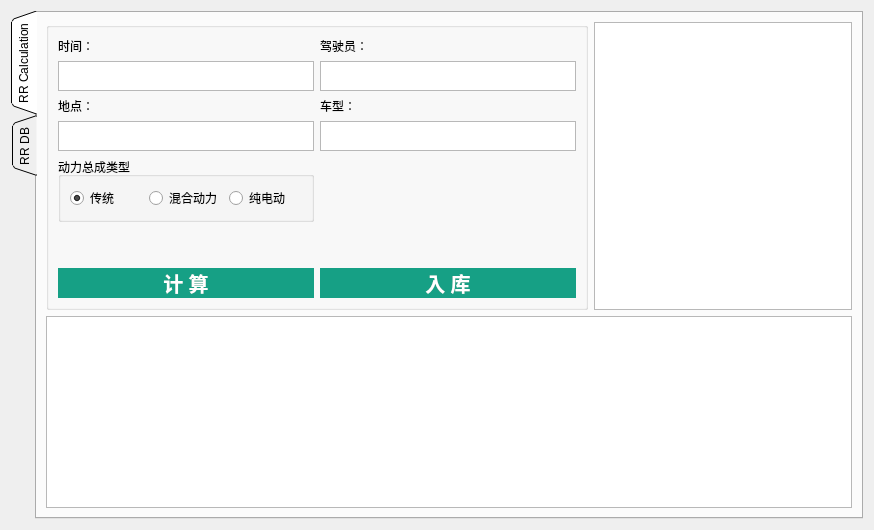
       <widget class="QWidget" name="Real_Road_Fc_page">
        <layout class="QVBoxLayout" name="verticalLayout_9">
         <item>
          <widget class="QTabWidget" name="Real_Road_Fc_tabWidget">
           <property name="tabPosition">
            <enum>QTabWidget::West</enum>
           </property>
           <property name="tabShape">
            <enum>QTabWidget::Triangular</enum>
           </property>
           <property name="currentIndex">
            <number>0</number>
           </property>
           <widget class="QWidget" name="Real_Road_Fc_main">
            <attribute name="title">
             <string>RR Calculation</string>
            </attribute>
            <layout class="QGridLayout" name="gridLayout_19">
             <item row="1" column="0" colspan="2">
              <widget class="QTableWidget" name="Real_Road_Fc_tableWidget"/>
             </item>
             <item row="0" column="1">
              <widget class="QGraphicsView" name="Real_Road_Fc_Route_graphicsView">
               <property name="maximumSize">
                <size>
                 <width>16777215</width>
                 <height>16777215</height>
                </size>
               </property>
              </widget>
             </item>
             <item row="0" column="0">
              <widget class="QGroupBox" name="groupBox_3">
               <property name="maximumSize">
                <size>
                 <width>600</width>
                 <height>16777215</height>
                </size>
               </property>
               <property name="title">
                <string/>
               </property>
               <layout class="QGridLayout" name="gridLayout_20">
                <item row="6" column="0" colspan="3">
                 <widget class="QPushButton" name="Real_Road_Fc_Cal_Button">
                  <property name="maximumSize">
                   <size>
                    <width>300</width>
                    <height>16777215</height>
                   </size>
                  </property>
                  <property name="palette">
                   <palette>
                    <active>
                     <colorrole role="WindowText">
                      <brush brushstyle="SolidPattern">
                       <color alpha="255">
                        <red>255</red>
                        <green>255</green>
                        <blue>255</blue>
                       </color>
                      </brush>
                     </colorrole>
                     <colorrole role="Button">
                      <brush brushstyle="SolidPattern">
                       <color alpha="255">
                        <red>22</red>
                        <green>160</green>
                        <blue>133</blue>
                       </color>
                      </brush>
                     </colorrole>
                     <colorrole role="Text">
                      <brush brushstyle="SolidPattern">
                       <color alpha="255">
                        <red>255</red>
                        <green>255</green>
                        <blue>255</blue>
                       </color>
                      </brush>
                     </colorrole>
                     <colorrole role="ButtonText">
                      <brush brushstyle="SolidPattern">
                       <color alpha="255">
                        <red>255</red>
                        <green>255</green>
                        <blue>255</blue>
                       </color>
                      </brush>
                     </colorrole>
                     <colorrole role="Base">
                      <brush brushstyle="SolidPattern">
                       <color alpha="255">
                        <red>22</red>
                        <green>160</green>
                        <blue>133</blue>
                       </color>
                      </brush>
                     </colorrole>
                     <colorrole role="Window">
                      <brush brushstyle="SolidPattern">
                       <color alpha="255">
                        <red>22</red>
                        <green>160</green>
                        <blue>133</blue>
                       </color>
                      </brush>
                     </colorrole>
                    </active>
                    <inactive>
                     <colorrole role="WindowText">
                      <brush brushstyle="SolidPattern">
                       <color alpha="255">
                        <red>255</red>
                        <green>255</green>
                        <blue>255</blue>
                       </color>
                      </brush>
                     </colorrole>
                     <colorrole role="Button">
                      <brush brushstyle="SolidPattern">
                       <color alpha="255">
                        <red>22</red>
                        <green>160</green>
                        <blue>133</blue>
                       </color>
                      </brush>
                     </colorrole>
                     <colorrole role="Text">
                      <brush brushstyle="SolidPattern">
                       <color alpha="255">
                        <red>255</red>
                        <green>255</green>
                        <blue>255</blue>
                       </color>
                      </brush>
                     </colorrole>
                     <colorrole role="ButtonText">
                      <brush brushstyle="SolidPattern">
                       <color alpha="255">
                        <red>255</red>
                        <green>255</green>
                        <blue>255</blue>
                       </color>
                      </brush>
                     </colorrole>
                     <colorrole role="Base">
                      <brush brushstyle="SolidPattern">
                       <color alpha="255">
                        <red>22</red>
                        <green>160</green>
                        <blue>133</blue>
                       </color>
                      </brush>
                     </colorrole>
                     <colorrole role="Window">
                      <brush brushstyle="SolidPattern">
                       <color alpha="255">
                        <red>22</red>
                        <green>160</green>
                        <blue>133</blue>
                       </color>
                      </brush>
                     </colorrole>
                    </inactive>
                    <disabled>
                     <colorrole role="WindowText">
                      <brush brushstyle="SolidPattern">
                       <color alpha="255">
                        <red>255</red>
                        <green>255</green>
                        <blue>255</blue>
                       </color>
                      </brush>
                     </colorrole>
                     <colorrole role="Button">
                      <brush brushstyle="SolidPattern">
                       <color alpha="255">
                        <red>22</red>
                        <green>160</green>
                        <blue>133</blue>
                       </color>
                      </brush>
                     </colorrole>
                     <colorrole role="Text">
                      <brush brushstyle="SolidPattern">
                       <color alpha="255">
                        <red>255</red>
                        <green>255</green>
                        <blue>255</blue>
                       </color>
                      </brush>
                     </colorrole>
                     <colorrole role="ButtonText">
                      <brush brushstyle="SolidPattern">
                       <color alpha="255">
                        <red>255</red>
                        <green>255</green>
                        <blue>255</blue>
                       </color>
                      </brush>
                     </colorrole>
                     <colorrole role="Base">
                      <brush brushstyle="SolidPattern">
                       <color alpha="255">
                        <red>22</red>
                        <green>160</green>
                        <blue>133</blue>
                       </color>
                      </brush>
                     </colorrole>
                     <colorrole role="Window">
                      <brush brushstyle="SolidPattern">
                       <color alpha="255">
                        <red>22</red>
                        <green>160</green>
                        <blue>133</blue>
                       </color>
                      </brush>
                     </colorrole>
                    </disabled>
                   </palette>
                  </property>
                  <property name="font">
                   <font>
                    <family>Microsoft YaHei</family>
                    <pointsize>-1</pointsize>
                    <weight>75</weight>
                    <bold>true</bold>
                   </font>
                  </property>
                  <property name="styleSheet">
                   <string notr="true">QPushButton{ background-color:#16A085;border:none;color:#ffffff;
font-family:'Microsoft YaHei';font-size:20px;font-weight: bold;height:30px;}
QPushButton:pressed{background-color:#16A055;}</string>
                  </property>
                  <property name="text">
                   <string>计 算</string>
                  </property>
                 </widget>
                </item>
                <item row="0" column="0">
                 <widget class="QLabel" name="Real_Road_Fc_Time_Label">
                  <property name="text">
                   <string>时间：</string>
                  </property>
                 </widget>
                </item>
                <item row="1" column="0" colspan="3">
                 <widget class="QPlainTextEdit" name="plainTextEdit">
                  <property name="maximumSize">
                   <size>
                    <width>300</width>
                    <height>30</height>
                   </size>
                  </property>
                 </widget>
                </item>
                <item row="1" column="3">
                 <widget class="QPlainTextEdit" name="plainTextEdit_3">
                  <property name="maximumSize">
                   <size>
                    <width>300</width>
                    <height>30</height>
                   </size>
                  </property>
                 </widget>
                </item>
                <item row="2" column="3">
                 <widget class="QLabel" name="Real_Road_Fc_Car_Label">
                  <property name="text">
                   <string>车型：</string>
                  </property>
                 </widget>
                </item>
                <item row="3" column="0" colspan="3">
                 <widget class="QPlainTextEdit" name="plainTextEdit_2">
                  <property name="maximumSize">
                   <size>
                    <width>300</width>
                    <height>30</height>
                   </size>
                  </property>
                 </widget>
                </item>
                <item row="2" column="0">
                 <widget class="QLabel" name="Real_Road_Fc_Location_Label">
                  <property name="text">
                   <string>地点：</string>
                  </property>
                 </widget>
                </item>
                <item row="3" column="3">
                 <widget class="QPlainTextEdit" name="plainTextEdit_4">
                  <property name="maximumSize">
                   <size>
                    <width>300</width>
                    <height>30</height>
                   </size>
                  </property>
                 </widget>
                </item>
                <item row="0" column="3">
                 <widget class="QLabel" name="Real_Road_Fc_Driver_Label">
                  <property name="text">
                   <string>驾驶员：</string>
                  </property>
                 </widget>
                </item>
                <item row="6" column="3">
                 <widget class="QPushButton" name="Real_Road_Fc_Save_Button">
                  <property name="palette">
                   <palette>
                    <active>
                     <colorrole role="WindowText">
                      <brush brushstyle="SolidPattern">
                       <color alpha="255">
                        <red>255</red>
                        <green>255</green>
                        <blue>255</blue>
                       </color>
                      </brush>
                     </colorrole>
                     <colorrole role="Button">
                      <brush brushstyle="SolidPattern">
                       <color alpha="255">
                        <red>22</red>
                        <green>160</green>
                        <blue>133</blue>
                       </color>
                      </brush>
                     </colorrole>
                     <colorrole role="Text">
                      <brush brushstyle="SolidPattern">
                       <color alpha="255">
                        <red>255</red>
                        <green>255</green>
                        <blue>255</blue>
                       </color>
                      </brush>
                     </colorrole>
                     <colorrole role="ButtonText">
                      <brush brushstyle="SolidPattern">
                       <color alpha="255">
                        <red>255</red>
                        <green>255</green>
                        <blue>255</blue>
                       </color>
                      </brush>
                     </colorrole>
                     <colorrole role="Base">
                      <brush brushstyle="SolidPattern">
                       <color alpha="255">
                        <red>22</red>
                        <green>160</green>
                        <blue>133</blue>
                       </color>
                      </brush>
                     </colorrole>
                     <colorrole role="Window">
                      <brush brushstyle="SolidPattern">
                       <color alpha="255">
                        <red>22</red>
                        <green>160</green>
                        <blue>133</blue>
                       </color>
                      </brush>
                     </colorrole>
                    </active>
                    <inactive>
                     <colorrole role="WindowText">
                      <brush brushstyle="SolidPattern">
                       <color alpha="255">
                        <red>255</red>
                        <green>255</green>
                        <blue>255</blue>
                       </color>
                      </brush>
                     </colorrole>
                     <colorrole role="Button">
                      <brush brushstyle="SolidPattern">
                       <color alpha="255">
                        <red>22</red>
                        <green>160</green>
                        <blue>133</blue>
                       </color>
                      </brush>
                     </colorrole>
                     <colorrole role="Text">
                      <brush brushstyle="SolidPattern">
                       <color alpha="255">
                        <red>255</red>
                        <green>255</green>
                        <blue>255</blue>
                       </color>
                      </brush>
                     </colorrole>
                     <colorrole role="ButtonText">
                      <brush brushstyle="SolidPattern">
                       <color alpha="255">
                        <red>255</red>
                        <green>255</green>
                        <blue>255</blue>
                       </color>
                      </brush>
                     </colorrole>
                     <colorrole role="Base">
                      <brush brushstyle="SolidPattern">
                       <color alpha="255">
                        <red>22</red>
                        <green>160</green>
                        <blue>133</blue>
                       </color>
                      </brush>
                     </colorrole>
                     <colorrole role="Window">
                      <brush brushstyle="SolidPattern">
                       <color alpha="255">
                        <red>22</red>
                        <green>160</green>
                        <blue>133</blue>
                       </color>
                      </brush>
                     </colorrole>
                    </inactive>
                    <disabled>
                     <colorrole role="WindowText">
                      <brush brushstyle="SolidPattern">
                       <color alpha="255">
                        <red>255</red>
                        <green>255</green>
                        <blue>255</blue>
                       </color>
                      </brush>
                     </colorrole>
                     <colorrole role="Button">
                      <brush brushstyle="SolidPattern">
                       <color alpha="255">
                        <red>22</red>
                        <green>160</green>
                        <blue>133</blue>
                       </color>
                      </brush>
                     </colorrole>
                     <colorrole role="Text">
                      <brush brushstyle="SolidPattern">
                       <color alpha="255">
                        <red>255</red>
                        <green>255</green>
                        <blue>255</blue>
                       </color>
                      </brush>
                     </colorrole>
                     <colorrole role="ButtonText">
                      <brush brushstyle="SolidPattern">
                       <color alpha="255">
                        <red>255</red>
                        <green>255</green>
                        <blue>255</blue>
                       </color>
                      </brush>
                     </colorrole>
                     <colorrole role="Base">
                      <brush brushstyle="SolidPattern">
                       <color alpha="255">
                        <red>22</red>
                        <green>160</green>
                        <blue>133</blue>
                       </color>
                      </brush>
                     </colorrole>
                     <colorrole role="Window">
                      <brush brushstyle="SolidPattern">
                       <color alpha="255">
                        <red>22</red>
                        <green>160</green>
                        <blue>133</blue>
                       </color>
                      </brush>
                     </colorrole>
                    </disabled>
                   </palette>
                  </property>
                  <property name="font">
                   <font>
                    <family>Microsoft YaHei</family>
                    <pointsize>-1</pointsize>
                    <weight>75</weight>
                    <bold>true</bold>
                   </font>
                  </property>
                  <property name="styleSheet">
                   <string notr="true">QPushButton{ background-color:#16A085;border:none;color:#ffffff;
font-family:'Microsoft YaHei';font-size:20px;font-weight: bold;height:30px;}
QPushButton:pressed{background-color:#16A055;}</string>
                  </property>
                  <property name="text">
                   <string>入 库</string>
                  </property>
                 </widget>
                </item>
                <item row="4" column="0" colspan="3">
                 <widget class="QGroupBox" name="Real_Road_Fc_PT_Type">
                  <property name="maximumSize">
                   <size>
                    <width>300</width>
                    <height>16777215</height>
                   </size>
                  </property>
                  <property name="title">
                   <string>动力总成类型</string>
                  </property>
                  <layout class="QHBoxLayout" name="horizontalLayout_4">
                   <item>
                    <widget class="QRadioButton" name="Real_Road_Fc_PT_Type_traditional">
                     <property name="font">
                      <font>
                       <family>微软雅黑</family>
                      </font>
                     </property>
                     <property name="text">
                      <string>传统</string>
                     </property>
                     <property name="checked">
                      <bool>true</bool>
                     </property>
                    </widget>
                   </item>
                   <item>
                    <widget class="QRadioButton" name="Real_Road_Fc_PT_Type_hybrid">
                     <property name="font">
                      <font>
                       <family>微软雅黑</family>
                      </font>
                     </property>
                     <property name="text">
                      <string>混合动力</string>
                     </property>
                    </widget>
                   </item>
                   <item>
                    <widget class="QRadioButton" name="Real_Road_Fc_PT_Type_elec">
                     <property name="font">
                      <font>
                       <family>微软雅黑</family>
                      </font>
                     </property>
                     <property name="text">
                      <string>纯电动</string>
                     </property>
                    </widget>
                   </item>
                  </layout>
                 </widget>
                </item>
                <item row="5" column="0">
                 <spacer name="verticalSpacer_7">
                  <property name="orientation">
                   <enum>Qt::Vertical</enum>
                  </property>
                  <property name="sizeHint" stdset="0">
                   <size>
                    <width>20</width>
                    <height>40</height>
                   </size>
                  </property>
                 </spacer>
                </item>
               </layout>
              </widget>
             </item>
            </layout>
           </widget>
           <widget class="QWidget" name="Real_Road_Fc_DB">
            <attribute name="title">
             <string>RR DB</string>
            </attribute>
           </widget>
          </widget>
         </item>
        </layout>
       </widget>
